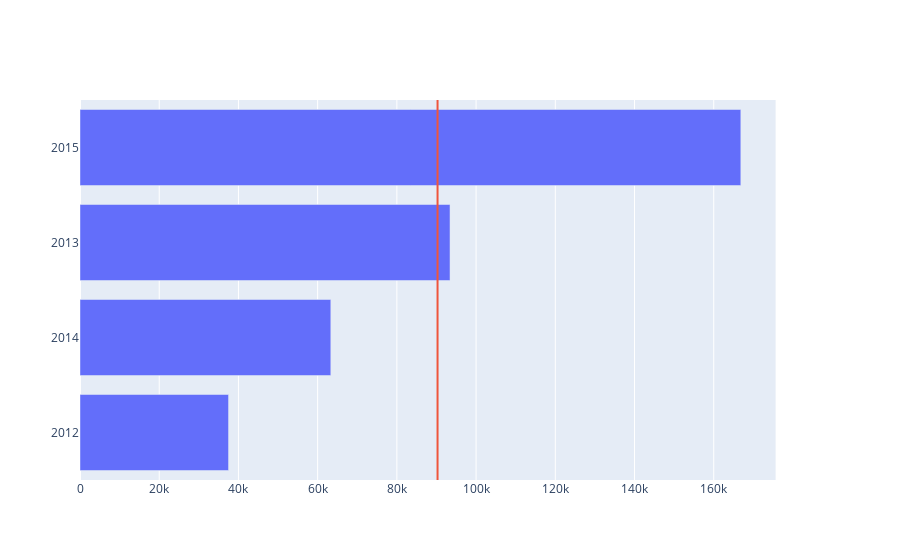

The code cell stored with this chart in its notebook:
### Markdown cell above
## 3 - Qual o total do valor de vendas por ano?

### Code cell
aux = df3.groupby('ano', as_index=False)['valor_venda'].sum().sort_values('valor_venda', ascending=True)
aux['ano'] = aux['ano'].astype(str)
aux['avg'] = aux['valor_venda'].mean()

bars = go.Bar(y=aux['ano'], x =aux['valor_venda'],  orientation='h', showlegend= False)

line = go.Scatter(y= [0, 1], x= aux['avg'], mode= 'lines', showlegend= False, hoverinfo='none')

fig = make_subplots(specs=[[{"secondary_y": True}]])
fig.add_trace(bars, 1, 1, secondary_y=False)
fig.add_trace(line, 1, 1, secondary_y=True)

fig.update_layout(yaxis2= dict(fixedrange= True, range= [0, 1], visible= False))

### Figure 1 — Plotly figure (JSON) as saved in the notebook; plotly's stock layout.template omitted (floating-point values rounded to 4 significant figures)
{"data": [{"orientation": "h", "showlegend": false, "type": "bar", "x": [37500.0, 63320.0, 93420.0, 166800.0], "xaxis": "x", "y": ["2012", "2014", "2013", "2015"], "yaxis": "y"}, {"hoverinfo": "none", "mode": "lines", "showlegend": false, "type": "scatter", "x": [90270.0, 90270.0, 90270.0, 90270.0], "xaxis": "x", "y": [0, 1], "yaxis": "y2"}], "layout": {"xaxis": {"anchor": "y", "domain": [0, 0.94]}, "yaxis": {"anchor": "x", "domain": [0, 1]}, "yaxis2": {"anchor": "x", "fixedrange": true, "overlaying": "y", "range": [0, 1], "side": "right", "visible": false}}}
